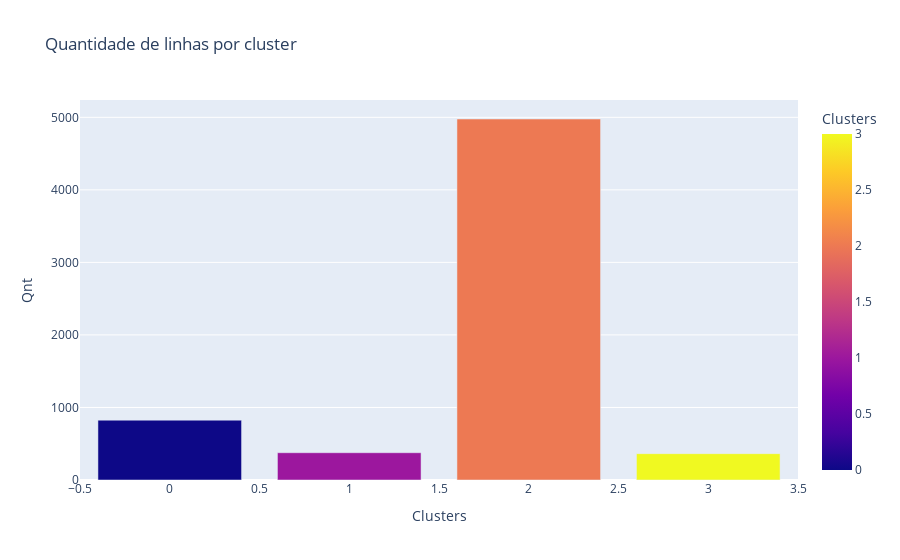

Notebook cell for this chart:
### Code cell
# Use column names of df for the different parameters x, y, color, ...
fig = px.bar(dfRaisedClusters,x='Clusters', y='Qnt', color = 'Clusters',
                 title="Quantidade de linhas por cluster"
                )

fig.show()

### Figure 1 — Plotly figure (JSON) as saved in the notebook; plotly's stock layout.template omitted (floating-point values rounded to 4 significant figures)
{"data": [{"alignmentgroup": "True", "hovertemplate": "Clusters=%{marker.color}<br>Qnt=%{y}<extra></extra>", "legendgroup": "", "marker": {"color": [0, 1, 2, 3], "coloraxis": "coloraxis", "pattern": {"shape": ""}}, "name": "", "offsetgroup": "", "orientation": "v", "showlegend": false, "textposition": "auto", "type": "bar", "x": [0, 1, 2, 3], "xaxis": "x", "y": [825, 376, 4977, 363], "yaxis": "y"}], "layout": {"barmode": "relative", "coloraxis": {"colorbar": {"title": {"text": "Clusters"}}, "colorscale": [[0, "#0d0887"], [0.1111, "#46039f"], [0.2222, "#7201a8"], [0.3333, "#9c179e"], [0.4444, "#bd3786"], [0.5556, "#d8576b"], [0.6667, "#ed7953"], [0.7778, "#fb9f3a"], [0.8889, "#fdca26"], [1, "#f0f921"]]}, "legend": {"tracegroupgap": 0}, "title": {"text": "Quantidade de linhas por cluster"}, "xaxis": {"anchor": "y", "domain": [0, 1], "title": {"text": "Clusters"}}, "yaxis": {"anchor": "x", "domain": [0, 1], "title": {"text": "Qnt"}}}}
